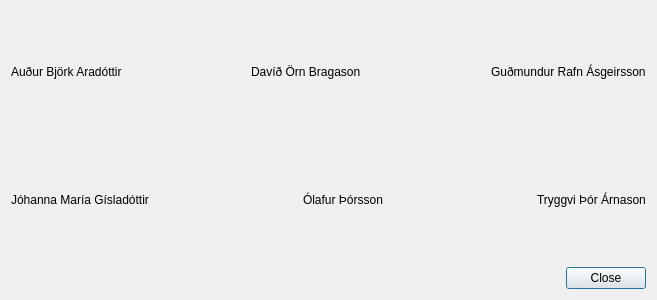
<?xml version="1.0" encoding="UTF-8"?>
<ui version="4.0">
 <class>CreditsDialog</class>
 <widget class="QDialog" name="CreditsDialog">
  <property name="geometry">
   <rect>
    <x>0</x>
    <y>0</y>
    <width>400</width>
    <height>300</height>
   </rect>
  </property>
  <property name="windowTitle">
   <string>Dialog</string>
  </property>
  <layout class="QVBoxLayout" name="verticalLayout">
   <item>
    <layout class="QHBoxLayout" name="horizontalLayout">
     <item>
      <widget class="QLabel" name="label">
       <property name="text">
        <string>Auður Björk Aradóttir			Davíð Örn Bragason			Guðmundur Rafn Ásgeirsson</string>
       </property>
      </widget>
     </item>
    </layout>
   </item>
   <item>
    <layout class="QHBoxLayout" name="horizontalLayout_2">
     <item>
      <widget class="QLabel" name="label_5">
       <property name="text">
        <string>Jóhanna María Gísladóttir</string>
       </property>
      </widget>
     </item>
     <item>
      <spacer name="horizontalSpacer_4">
       <property name="orientation">
        <enum>Qt::Horizontal</enum>
       </property>
       <property name="sizeHint" stdset="0">
        <size>
         <width>40</width>
         <height>20</height>
        </size>
       </property>
      </spacer>
     </item>
     <item>
      <widget class="QLabel" name="label_4">
       <property name="text">
        <string>Ólafur Þórsson</string>
       </property>
      </widget>
     </item>
     <item>
      <spacer name="horizontalSpacer_5">
       <property name="orientation">
        <enum>Qt::Horizontal</enum>
       </property>
       <property name="sizeHint" stdset="0">
        <size>
         <width>40</width>
         <height>20</height>
        </size>
       </property>
      </spacer>
     </item>
     <item>
      <widget class="QLabel" name="label_6">
       <property name="text">
        <string>Tryggvi Þór Árnason</string>
       </property>
      </widget>
     </item>
    </layout>
   </item>
   <item>
    <layout class="QHBoxLayout" name="horizontalLayout_3">
     <item>
      <spacer name="horizontalSpacer">
       <property name="orientation">
        <enum>Qt::Horizontal</enum>
       </property>
       <property name="sizeHint" stdset="0">
        <size>
         <width>40</width>
         <height>20</height>
        </size>
       </property>
      </spacer>
     </item>
     <item>
      <widget class="QPushButton" name="pushButton">
       <property name="text">
        <string>Close</string>
       </property>
      </widget>
     </item>
    </layout>
   </item>
  </layout>
 </widget>
 <resources/>
 <connections/>
</ui>
